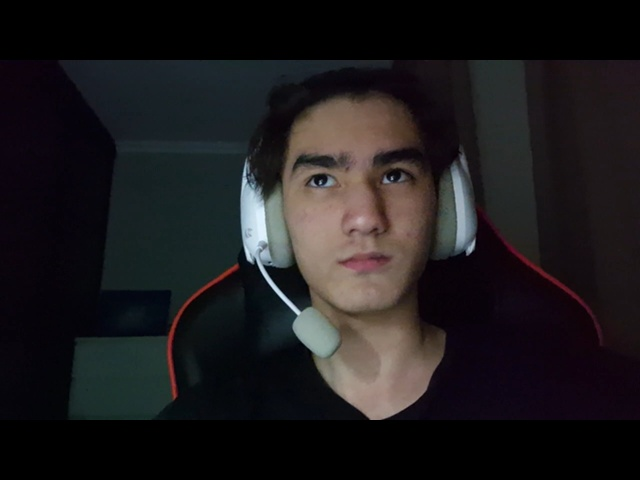
#> input picture known_faces/karim/karim_1.jpg, 640 x 480 px, given in place of the camera
$ python test.py
#> lines starting #> are read from the running program, lines starting #| are printed output that depends on the picture
from sklearn.neighbors import KNeighborsClassifier

import cv2
import pickle
import json
import numpy as np
import os

video = cv2.VideoCapture(0)     # 0 - for built in camera(laptops)  1 - for external cameras(pcs)
facedetect = cv2.CascadeClassifier('data/haarcascade_frontalface_default.xml')

with open('names.pkl', 'rb') as f:
#> (reads names.pkl from the repository)
    LABELS = pickle.load(f)

with open('faces_data.pkl', 'rb') as f:
#> (reads faces_data.pkl from the repository)
    FACES = pickle.load(f)


knn = KNeighborsClassifier(n_neighbors = 5)
knn.fit(FACES,LABELS)


while True:
    ret, frame = video.read()
#> frame is the input picture: shape (480, 640, 3); mean B, G, R 28.7, 27, 29.4
    gray = cv2.cvtColor(frame, cv2.COLOR_BGR2GRAY)
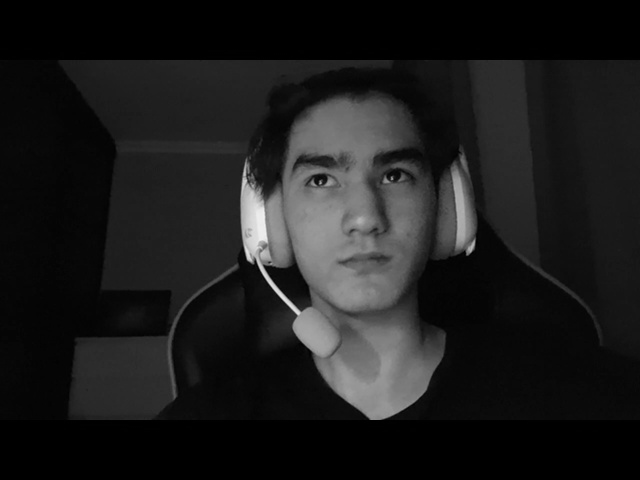
#> gray: shape (480, 640); min 0, max 241, mean 27.9
    faces = facedetect.detectMultiScale(gray, 1.3 ,5)
#> faces = [[262, 97, 199, 199]]
    for (x, y, w, h) in faces:
        crop_img = frame[y:y+h, x:x+w, :]
        resized_img = cv2.resize(crop_img, (50,50)).flatten().reshape(1,-1)
#> (the run stopped early here; a loop or call above may not have finished)
